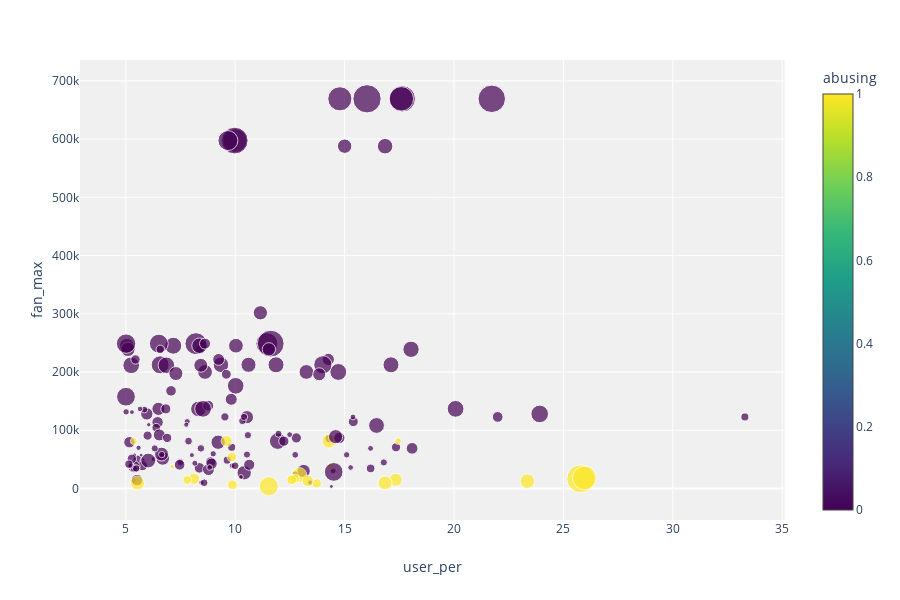

Notebook source saved alongside this figure:
### Markdown cell above
# 가설 : 어뷰징 가수는 팬 맺은 수가 적을 것이다

### Code cell
fig = px.scatter(melon_title[melon_title['user_per']>5], x = 'user_per', y = 'fan_max',
                 color = 'abusing', size = 'album_score_count', hover_data = ['artist', 'title'],color_continuous_scale = 'Viridis')
fig.update_layout(plot_bgcolor='rgb(240, 240, 240)')
fig.show()

### Figure 1 — Plotly figure (JSON) as saved in the notebook; plotly's stock layout.template omitted (floating-point values rounded to 4 significant figures; data arrays with more than 128 entries replaced by an {"elided": "..."} marker saying what was removed)
{"data": [{"customdata": {"elided": "167x2 str values"}, "hoverlabel": {"namelength": 0}, "hovertemplate": "user_per=%{x}<br>fan_max=%{y}<br>album_score_count=%{marker.size}<br>artist=%{customdata[0]}<br>title=%{customdata[1]}<br>abusing=%{marker.color}", "legendgroup": "", "marker": {"color": {"elided": "167 int values"}, "coloraxis": "coloraxis", "size": {"elided": "167 int values"}, "sizemode": "area", "sizeref": 237.0, "symbol": "circle"}, "mode": "markers", "name": "", "showlegend": false, "type": "scatter", "x": {"elided": "167 float values"}, "xaxis": "x", "y": {"elided": "167 int values"}, "yaxis": "y"}], "layout": {"coloraxis": {"colorbar": {"title": {"text": "abusing"}}, "colorscale": [[0, "#440154"], [0.1111, "#482878"], [0.2222, "#3e4989"], [0.3333, "#31688e"], [0.4444, "#26828e"], [0.5556, "#1f9e89"], [0.6667, "#35b779"], [0.7778, "#6ece58"], [0.8889, "#b5de2b"], [1, "#fde725"]]}, "height": 600, "legend": {"itemsizing": "constant", "tracegroupgap": 0}, "margin": {"t": 60}, "plot_bgcolor": "rgb(240, 240, 240)", "xaxis": {"anchor": "y", "domain": [0, 0.98], "title": {"text": "user_per"}}, "yaxis": {"anchor": "x", "domain": [0, 1], "title": {"text": "fan_max"}}}}
